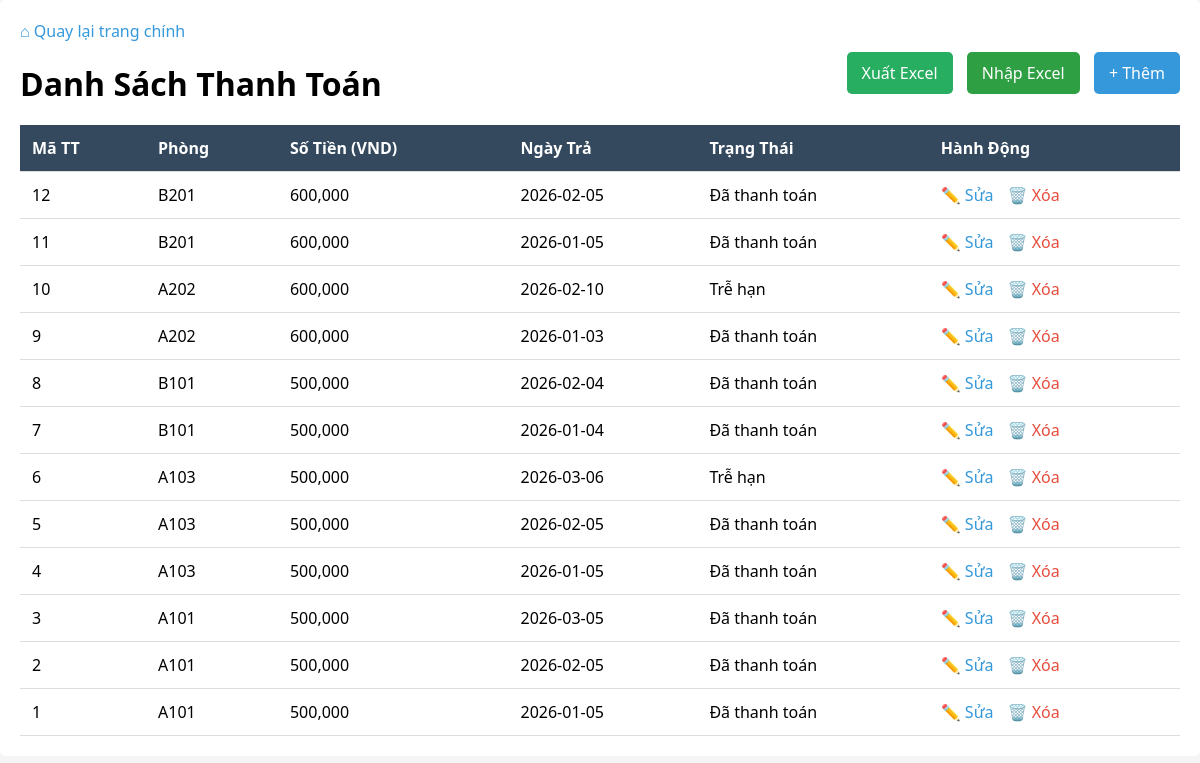
The app's page /QuanLyKTX_API/Public/payment (signed in) with its own data.
### tables this page shows
CREATE TABLE thanhtoan (
    mathanhtoan INT PRIMARY KEY AUTO_INCREMENT,
    maphong VARCHAR(20),
    sotien DECIMAL(10,2),
    ngaytra DATE,
    trangthai VARCHAR(20),
    created_at TIMESTAMP DEFAULT CURRENT_TIMESTAMP,
    FOREIGN KEY (maphong) REFERENCES phong(maphong)
);

CREATE TABLE phong (
    id INT PRIMARY KEY AUTO_INCREMENT,
    maphong VARCHAR(20) UNIQUE NOT NULL,
    sophong VARCHAR(10),
    toa VARCHAR(5),
    succhua INT DEFAULT 8,
    phonghientai INT DEFAULT 0,
    gia DECIMAL(10,2),
    trangthai VARCHAR(20),
    created_at TIMESTAMP DEFAULT CURRENT_TIMESTAMP
);

### QuanLyKTX_API/Controllers/PaymentController.php (called while the page is built, shortened)
<?php
class PaymentController extends Controller {
    private $paymentService;
    public function __construct() {
        $this->paymentService = new PaymentService();
    }
    public function index() {
        $keyword = $this->getInput('search');
        if ($keyword) {
            $payments = $this->paymentService->searchPayments($keyword);
        } else {
            $payments = $this->paymentService->getAllPayments();
        }
        $this->view('payment/list', [
            'title' => 'Quản Lý Thanh Toán',
            'payments' => $payments,
            'keyword' => $keyword
        ]);
    }
}

### QuanLyKTX_API/Config/Database.php (called while the page is built, shortened)
<?php
class Database {
    private static $connection = null;
    public static function getConnection() {
        if (self::$connection === null) {
            $host = 'db';
            $user = 'root';
            $pass = 'root_password';
            $db   = 'quanlykytucxa';
            $port = 3306;
            self::$connection = new \mysqli($host, $user, $pass, $db, $port);
            self::$connection->set_charset("utf8");
        }
        return self::$connection;
    }
}

### QuanLyKTX_API/Services/PaymentService.php (called while the page is built, shortened)
<?php
class PaymentService {
    private $paymentRepo;
    public function __construct() {
        $this->paymentRepo = new PaymentRepository();
    }
    public function getAllPayments() {
        return $this->paymentRepo->getAll();
    }
}

### QuanLyKTX_API/Models/PaymentRepository.php (called while the page is built, shortened)
<?php
class PaymentRepository extends Repository {
    protected $table = 'thanhtoan';
    public function getAll() {
        $sql = "SELECT t.*, p.sophong, p.maphong FROM {$this->table} t
                LEFT JOIN phong p ON t.maphong = p.maphong
                ORDER BY t.mathanhtoan DESC";
        return $this->fetchAll($sql);
    }
}

### QuanLyKTX_API/Core/Repository.php (called while the page is built, shortened)
<?php
abstract class Repository {
    protected $db;
    public function __construct() {
        $this->db = \Config\Database::getConnection();
    }
    protected function fetchAll($sql, $types = '', $params = []) {
        if (empty($params)) {
            $result = $this->db->query($sql);
            $data = [];
            if ($result) {
                while ($row = $result->fetch_assoc()) {
                    $data[] = $row;
                }
            }
            return $data;
        }
        return [];
    }
}

### QuanLyKTX_API/Views/payment/list.php (the view, shortened to what this page needs)
<!DOCTYPE html>
<html lang="vi">
<head>
</head>
<body>
    <div class="container">
        <div style="margin-bottom: 20px;">
            <a href="<?= BASE_URL ?>" style="color: #3498db; text-decoration: none; font-weight: 500;">⌂ Quay lại trang chính</a>
        </div>
        <div class="header">
            <h1>Danh Sách Thanh Toán</h1>
            <div>
                <a href="<?= BASE_URL ?>payment/export" class="btn" style="background: #27ae60; color: white;">Xuất Excel</a>
                <a href="<?= BASE_URL ?>payment/import" class="btn" style="background: #2ea043; color: white; margin-left: 10px;">Nhập Excel</a>
                <a href="<?= BASE_URL ?>payment/create" class="btn" style="margin-left: 10px;">+ Thêm</a>
            </div>
        </div>
        <table>
            <thead>
                <tr>
                    <th>Mã TT</th>
                    <th>Phòng</th>
                    <th>Số Tiền (VND)</th>
                    <th>Ngày Trả</th>
                    <th>Trạng Thái</th>
                    <th>Hành Động</th>
                </tr>
            </thead>
            <tbody>
                <?php if (!empty($payments)): ?>
                    <?php foreach ($payments as $p): ?>
                        <tr>
                            <td><?= $p['mathanhtoan'] ?></td>
                            <td><?= htmlspecialchars($p['maphong'] ?? 'N/A') ?></td>
                            <td><?= number_format($p['sotien']) ?></td>
                            <td><?= $p['ngaytra'] ?></td>
                            <td><?= htmlspecialchars($p['trangthai']) ?></td>
                            <td>
                                <a href="<?= BASE_URL ?>payment/edit/<?= $p['mathanhtoan'] ?>" style="color: #3498db; text-decoration: none; margin-right: 10px;">✏️ Sửa</a>
                                <a href="<?= BASE_URL ?>payment/delete/<?= $p['mathanhtoan'] ?>" style="color: #e74c3c; text-decoration: none;" onclick="return confirm('Xóa?')">🗑️ Xóa</a>
                            </td>
                        </tr>
                    <?php endforeach; ?>
                <?php else: ?>
                    <tr><td colspan="6" style="text-align: center; padding: 40px;">📭 Không có thanh toán nào</td></tr>
                <?php endif; ?>
            </tbody>
        </table>
    </div>
</body>
</html>

### QuanLyKTX_API/Views/payment/list.php (style rules this page uses)
* { margin: 0; padding: 0; box-sizing: border-box; }
body { font-family: 'Segoe UI'; background: #f5f5f5; }
.container { max-width: 1200px; margin: 0 auto; background: white; padding: 20px; border-radius: 5px; }
.header { display: flex; justify-content: space-between; margin-bottom: 20px; }
.btn { padding: 10px 15px; border: none; border-radius: 5px; cursor: pointer; text-decoration: none; background: #3498db; color: white; }
table { width: 100%; border-collapse: collapse; margin-top: 20px; }
table thead { background: #34495e; color: white; }
table th, table td { padding: 12px; text-align: left; border-bottom: 1px solid #ddd; }

### records on screen
thanhtoan: mathanhtoan "12", phong.maphong "B201", sotien "600,000", ngaytra "2026-02-05", trangthai "Đã thanh toán"
thanhtoan: mathanhtoan "11", phong.maphong "B201", sotien "600,000", ngaytra "2026-01-05", trangthai "Đã thanh toán"
thanhtoan: mathanhtoan "10", phong.maphong "A202", sotien "600,000", ngaytra "2026-02-10", trangthai "Trễ hạn"
thanhtoan: mathanhtoan "9", phong.maphong "A202", sotien "600,000", ngaytra "2026-01-03", trangthai "Đã thanh toán"
thanhtoan: mathanhtoan "8", phong.maphong "B101", sotien "500,000", ngaytra "2026-02-04", trangthai "Đã thanh toán"
thanhtoan: mathanhtoan "7", phong.maphong "B101", sotien "500,000", ngaytra "2026-01-04", trangthai "Đã thanh toán"
thanhtoan: mathanhtoan "6", phong.maphong "A103", sotien "500,000", ngaytra "2026-03-06", trangthai "Trễ hạn"
thanhtoan: mathanhtoan "5", phong.maphong "A103", sotien "500,000", ngaytra "2026-02-05", trangthai "Đã thanh toán"
thanhtoan: mathanhtoan "4", phong.maphong "A103", sotien "500,000", ngaytra "2026-01-05", trangthai "Đã thanh toán"
thanhtoan: mathanhtoan "3", phong.maphong "A101", sotien "500,000", ngaytra "2026-03-05", trangthai "Đã thanh toán"
thanhtoan: mathanhtoan "2", phong.maphong "A101", sotien "500,000", ngaytra "2026-02-05", trangthai "Đã thanh toán"
thanhtoan: mathanhtoan "1", phong.maphong "A101", sotien "500,000", ngaytra "2026-01-05", trangthai "Đã thanh toán"
